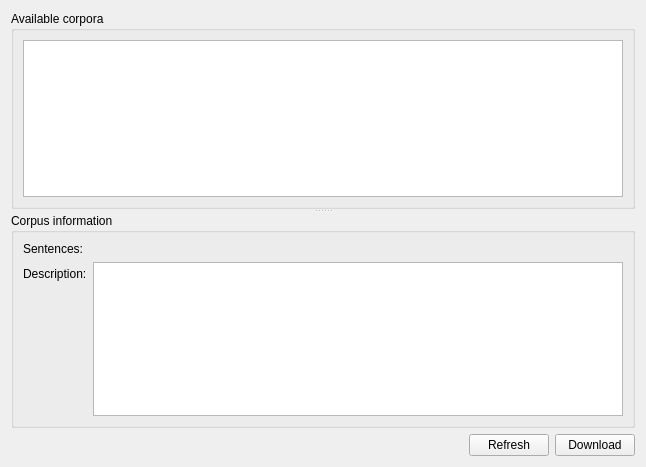
<?xml version="1.0" encoding="UTF-8"?>
<ui version="4.0">
 <class>DownloadWindow</class>
 <widget class="QWidget" name="DownloadWindow">
  <property name="geometry">
   <rect>
    <x>0</x>
    <y>0</y>
    <width>646</width>
    <height>467</height>
   </rect>
  </property>
  <property name="windowTitle">
   <string>Download Corpora</string>
  </property>
  <layout class="QVBoxLayout" name="verticalLayout_2">
   <item>
    <widget class="QSplitter" name="splitter">
     <property name="orientation">
      <enum>Qt::Vertical</enum>
     </property>
     <widget class="QGroupBox" name="groupBox">
      <property name="title">
       <string>Available corpora</string>
      </property>
      <layout class="QVBoxLayout" name="verticalLayout">
       <item>
        <widget class="QTreeView" name="archiveTreeView">
         <property name="editTriggers">
          <set>QAbstractItemView::NoEditTriggers</set>
         </property>
         <property name="alternatingRowColors">
          <bool>true</bool>
         </property>
         <property name="selectionMode">
          <enum>QAbstractItemView::SingleSelection</enum>
         </property>
         <property name="rootIsDecorated">
          <bool>false</bool>
         </property>
        </widget>
       </item>
      </layout>
     </widget>
     <widget class="QGroupBox" name="informationGroupBox">
      <property name="title">
       <string>Corpus information</string>
      </property>
      <layout class="QVBoxLayout" name="verticalLayout_3">
       <item>
        <layout class="QFormLayout" name="formLayout_2">
         <property name="fieldGrowthPolicy">
          <enum>QFormLayout::ExpandingFieldsGrow</enum>
         </property>
         <item row="0" column="0">
          <widget class="QLabel" name="label">
           <property name="text">
            <string>Sentences:</string>
           </property>
          </widget>
         </item>
         <item row="0" column="1">
          <widget class="QLabel" name="sentenceCountLabel">
           <property name="text">
            <string/>
           </property>
          </widget>
         </item>
         <item row="1" column="0">
          <widget class="QLabel" name="label_3">
           <property name="text">
            <string>Description:</string>
           </property>
          </widget>
         </item>
         <item row="1" column="1">
          <widget class="QTextBrowser" name="descriptionTextBrowser">
           <property name="textInteractionFlags">
            <set>Qt::TextSelectableByMouse</set>
           </property>
          </widget>
         </item>
        </layout>
       </item>
      </layout>
     </widget>
    </widget>
   </item>
   <item>
    <layout class="QHBoxLayout" name="horizontalLayout">
     <item>
      <spacer name="horizontalSpacer_2">
       <property name="orientation">
        <enum>Qt::Horizontal</enum>
       </property>
       <property name="sizeHint" stdset="0">
        <size>
         <width>40</width>
         <height>20</height>
        </size>
       </property>
      </spacer>
     </item>
     <item>
      <widget class="QPushButton" name="refreshPushButton">
       <property name="text">
        <string>Refresh</string>
       </property>
      </widget>
     </item>
     <item>
      <widget class="QPushButton" name="downloadPushButton">
       <property name="text">
        <string>Download</string>
       </property>
      </widget>
     </item>
    </layout>
   </item>
  </layout>
 </widget>
 <resources/>
 <connections/>
</ui>
